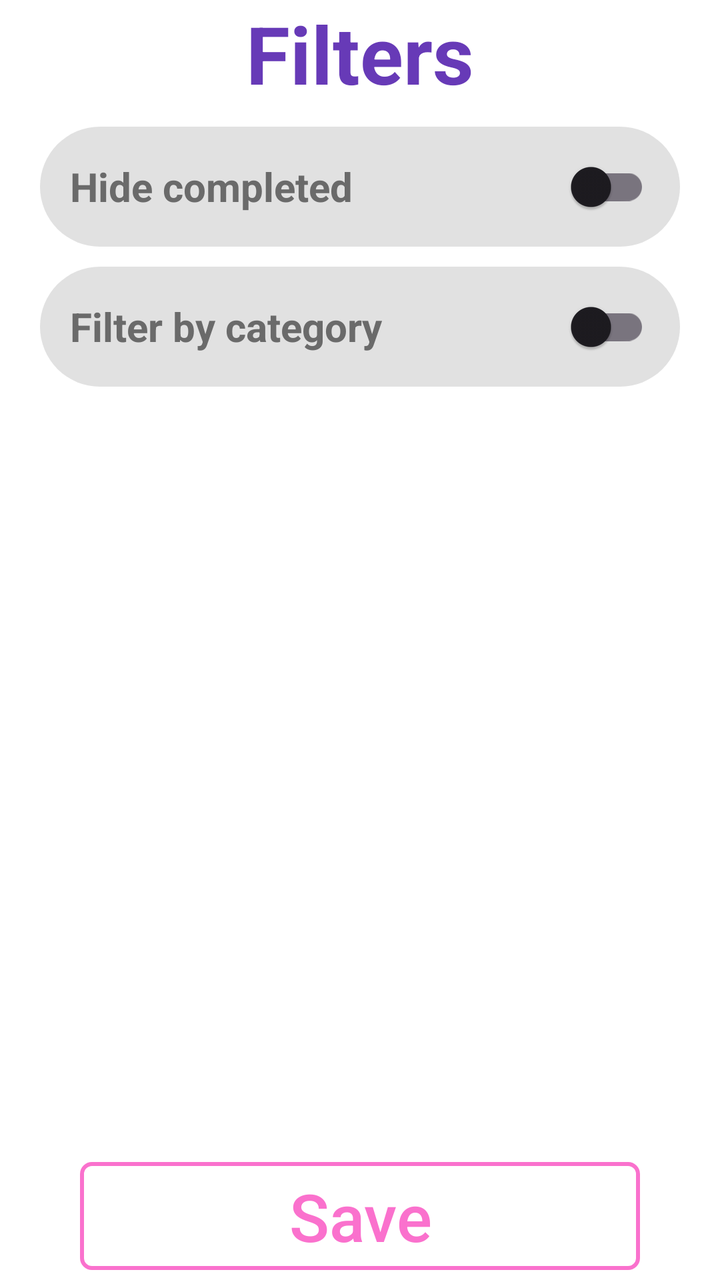
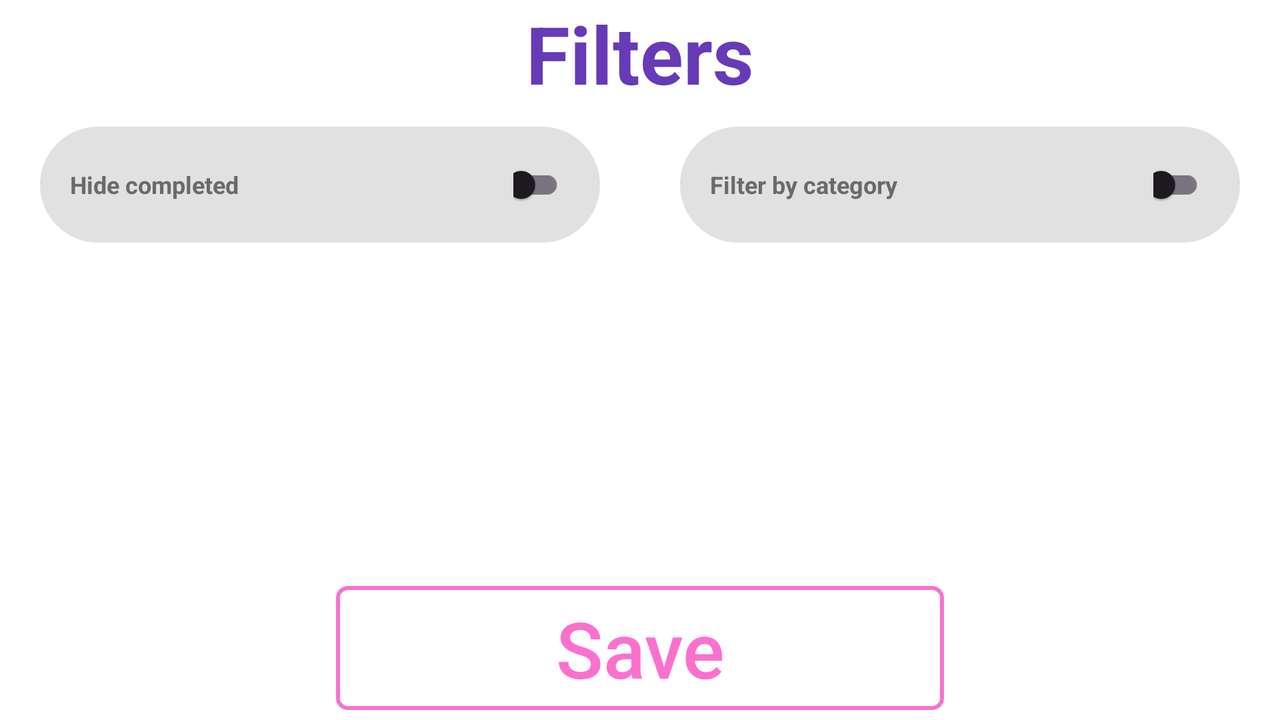

First picture: res/layout/ on a phone held upright. Second picture: the repository's own variant of that layout, on a device whose configuration matches the variant's folder. Source for both follows.
<!-- AndroidManifest.xml: application theme Theme.TasksList -->
<!-- res/layout/activity_filter_settings.xml -->
<androidx.constraintlayout.widget.ConstraintLayout xmlns:android="http://schemas.android.com/apk/res/android"
    xmlns:app="http://schemas.android.com/apk/res-auto"
    android:layout_width="match_parent"
    android:layout_height="match_parent"
    android:background="@color/white">

    <androidx.constraintlayout.widget.Guideline
        android:id="@+id/guideline_bottom"
        android:layout_width="wrap_content"
        android:layout_height="wrap_content"
        android:orientation="horizontal"
        android:outlineAmbientShadowColor="@color/white"
        android:outlineSpotShadowColor="@color/white"
        app:layout_constraintGuide_percent="0.90" />


    <TextView
        android:id="@+id/main_label_textview"
        android:layout_width="0dp"
        android:layout_height="wrap_content"
        android:gravity="center"
        android:maxLines="1"
        android:text="Filters"
        android:textColor="@color/purple"
        android:textSize="40sp"
        android:textStyle="bold"
        app:layout_constraintEnd_toEndOf="parent"
        app:layout_constraintStart_toStartOf="parent"
        app:layout_constraintTop_toTopOf="parent" />


    <LinearLayout
        android:id="@+id/hide_completed_linear_layout"
        style="@style/filter_linear_layout_style"
        android:orientation="horizontal"

        app:layout_constraintEnd_toEndOf="parent"
        app:layout_constraintStart_toStartOf="parent"
        app:layout_constraintTop_toBottomOf="@id/main_label_textview">

        <TextView
            android:id="@+id/hide_completed_textview"
            style="@style/filter_text_view_style"
            android:layout_width="0dp"
            android:layout_height="match_parent"
            android:text="Hide completed" />

        <androidx.appcompat.widget.SwitchCompat
            android:id="@+id/hide_completed_switch"
            style="@style/filter_switch_style"
            android:layout_width="0dp"
            android:layout_height="match_parent" />

    </LinearLayout>


    <LinearLayout
        android:id="@+id/filter_by_category_linear_layout"
        style="@style/filter_linear_layout_style"
        android:orientation="horizontal"
        app:layout_constraintEnd_toEndOf="parent"
        app:layout_constraintStart_toStartOf="parent"
        app:layout_constraintTop_toBottomOf="@id/hide_completed_linear_layout">

        <TextView
            android:id="@+id/filter_by_category_textview"
            style="@style/filter_text_view_style"
            android:layout_width="0dp"
            android:layout_height="match_parent"
            android:text="Filter by category" />

        <androidx.appcompat.widget.SwitchCompat
            android:id="@+id/filter_by_category_switch"
            style="@style/filter_switch_style"
            android:layout_width="0dp"
            android:layout_height="match_parent" />

    </LinearLayout>


    <Spinner
        android:id="@+id/filter_categories_spinner"
        android:layout_width="0dp"
        android:layout_height="wrap_content"
        android:layout_marginHorizontal="20dp"
        android:layout_marginTop="10dp"
        android:background="@drawable/bg_categories_filter_spinner"
        android:padding="5dp"
        android:popupBackground="@color/dropdown_background_color"

        app:layout_constraintEnd_toEndOf="parent"
        app:layout_constraintStart_toStartOf="parent"
        app:layout_constraintTop_toBottomOf="@id/filter_by_category_linear_layout" />


    <androidx.appcompat.widget.AppCompatButton
        android:id="@+id/filter_save_button"
        android:layout_width="0dp"
        android:layout_height="0dp"
        android:layout_marginHorizontal="40dp"
        android:layout_marginVertical="5dp"
        android:autoSizeTextType="uniform"
        android:background="@drawable/shape_button"
        android:maxLines="1"
        android:padding="5dp"
        android:text="Save"
        android:textAllCaps="false"
        android:textColor="@color/buttons_color"

        app:layout_constraintBottom_toBottomOf="parent"
        app:layout_constraintEnd_toEndOf="parent"
        app:layout_constraintStart_toStartOf="parent"
        app:layout_constraintTop_toBottomOf="@id/guideline_bottom"

        />

</androidx.constraintlayout.widget.ConstraintLayout>
<!-- resources referenced by this layout -->
<resources>
  <color name="buttons_color">#FA71CD</color>
  <color name="dropdown_background_color">#E1E1E1</color>
  <color name="purple">#673AB7</color>
  <color name="white">#FFFFFFFF</color>
  <!-- drawable bg_categories_filter_spinner (drawable) -->
  <?xml version="1.0" encoding="utf-8"?>
  <selector xmlns:android="http://schemas.android.com/apk/res/android">
  
      <item>
          <layer-list>
              <item>
                  <shape android:shape="rectangle">
                      <solid android:color="@color/dropdown_background_color" />
                      <padding android:left="12dp" android:right="12dp" />
                      <corners android:radius="50dp" />
                  </shape>
  
              </item>
  
              <item android:drawable="@drawable/ic_arrow_drop_down" android:gravity="end" android:tint="@color/darker_gray" />
  
          </layer-list>
  
      </item>
  </selector>
  <!-- drawable shape_button (drawable) -->
  <?xml version="1.0" encoding="utf-8"?>
  <selector xmlns:android="http://schemas.android.com/apk/res/android">
  
      <item android:state_pressed="true">
          <shape>
              <stroke
                  android:width="2dp"
                  android:color="@color/orange" />
              <corners android:radius="5dp" />
          </shape>
      </item>
  
      <item>
          <shape>
              <stroke
                  android:width="2dp"
                  android:color="@color/buttons_color" />
              <corners android:radius="5dp" />
          </shape>
      </item>
  
  </selector>
  <style name="filter_linear_layout_style">
          <item name="android:layout_width">0dp</item>
          <item name="android:layout_height">wrap_content</item>
          <item name="android:layout_marginTop">10dp</item>
          <item name="android:layout_marginHorizontal">20dp</item>
          <item name="android:background">@drawable/shape_filter_item</item>
          <item name="android:padding">5dp</item>
      </style>
  <style name="filter_switch_style">
          <item name="android:layout_weight">1</item>
          <item name="android:gravity">center</item>
          <item name="android:padding">10dp</item>
      </style>
  <style name="filter_text_view_style">
          <item name="android:layout_weight">5</item>
          <item name="android:gravity">center_vertical</item>
          <item name="android:padding">10dp</item>
          <item name="android:textColor">@color/darker_gray</item>
          <item name="android:textSize">@dimen/filters_switch_text_size</item>
          <item name="android:textStyle">bold</item>
      </style>
  <style name="Theme.TasksList" parent="Base.Theme.TasksList" />
  <color name="darker_gray">#6A6A6A</color>
  <color name="orange">#FF9800</color>
  <!-- drawable shape_filter_item (drawable) -->
  <shape xmlns:android="http://schemas.android.com/apk/res/android"
      android:shape="rectangle">
      <solid android:color="@color/dropdown_background_color" />
      <corners android:radius="50dp" />
  
      <stroke
          android:width="0dp"
          android:color="@android:color/transparent" />
  
  </shape>
  <dimen name="filters_switch_text_size">20sp</dimen>
  <style name="Base.Theme.TasksList" parent="Theme.Material3.DayNight.NoActionBar">
          
          
      </style>
</resources>
<!-- res/layout-land/activity_filter_settings.xml (the repository's variant of the layout above) -->
<!-- drawn on the phone turned sideways -->
<androidx.constraintlayout.widget.ConstraintLayout xmlns:android="http://schemas.android.com/apk/res/android"
    xmlns:app="http://schemas.android.com/apk/res-auto"
    android:layout_width="match_parent"
    android:layout_height="match_parent"
    android:background="@color/white">

    <androidx.constraintlayout.widget.Guideline
        android:id="@+id/guideline_bottom"
        android:layout_width="wrap_content"
        android:layout_height="wrap_content"
        android:orientation="horizontal"
        android:outlineAmbientShadowColor="@color/white"
        android:outlineSpotShadowColor="@color/white"
        app:layout_constraintGuide_percent="0.80" />


    <androidx.constraintlayout.widget.Guideline
        android:id="@+id/guideline_left"
        android:layout_width="wrap_content"
        android:layout_height="wrap_content"
        android:orientation="vertical"
        android:outlineAmbientShadowColor="@color/white"
        android:outlineSpotShadowColor="@color/white"
        app:layout_constraintGuide_percent="0.20" />


    <androidx.constraintlayout.widget.Guideline
        android:id="@+id/guideline_right"
        android:layout_width="wrap_content"
        android:layout_height="wrap_content"
        android:orientation="vertical"
        android:outlineAmbientShadowColor="@color/white"
        android:outlineSpotShadowColor="@color/white"
        app:layout_constraintGuide_percent="0.80" />


    <TextView
        android:id="@+id/main_label_textview"
        android:layout_width="0dp"
        android:layout_height="wrap_content"
        android:gravity="center"
        android:maxLines="1"
        android:text="Filters"
        android:textColor="@color/purple"
        android:textSize="40sp"
        android:textStyle="bold"
        app:layout_constraintEnd_toEndOf="parent"
        app:layout_constraintStart_toStartOf="parent"
        app:layout_constraintTop_toTopOf="parent" />


    <LinearLayout
        android:id="@+id/hide_completed_linear_layout"
        style="@style/filter_linear_layout_style"
        android:orientation="horizontal"

        app:layout_constraintEnd_toStartOf="@id/filter_by_category_linear_layout"
        app:layout_constraintStart_toStartOf="parent"
        app:layout_constraintTop_toBottomOf="@id/main_label_textview">

        <TextView
            android:id="@+id/hide_completed_textview"
            style="@style/filter_text_view_style"
            android:layout_width="0dp"
            android:layout_height="match_parent"
            android:text="Hide completed" />

        <androidx.appcompat.widget.SwitchCompat
            android:id="@+id/hide_completed_switch"
            style="@style/filter_switch_style"
            android:scaleX="0.7"
            android:scaleY="0.7"
            android:layout_width="0dp"
            android:layout_height="match_parent" />

    </LinearLayout>


    <LinearLayout
        android:id="@+id/filter_by_category_linear_layout"
        style="@style/filter_linear_layout_style"
        android:orientation="horizontal"

        app:layout_constraintStart_toEndOf="@id/hide_completed_linear_layout"
        app:layout_constraintEnd_toEndOf="parent"
        app:layout_constraintTop_toBottomOf="@id/main_label_textview"
        >

        <TextView
            android:id="@+id/filter_by_category_textview"
            style="@style/filter_text_view_style"
            android:layout_width="0dp"
            android:layout_height="match_parent"
            android:text="Filter by category" />

        <androidx.appcompat.widget.SwitchCompat
            android:id="@+id/filter_by_category_switch"
            style="@style/filter_switch_style"
            android:scaleX="0.7"
            android:scaleY="0.7"
            android:layout_width="0dp"
            android:layout_height="match_parent" />

    </LinearLayout>


    <Spinner
        android:id="@+id/filter_categories_spinner"
        android:layout_width="0dp"
        android:layout_height="wrap_content"
        android:layout_marginHorizontal="20dp"
        android:layout_marginTop="10dp"
        android:background="@drawable/bg_categories_filter_spinner"
        android:padding="5dp"
        android:popupBackground="@color/dropdown_background_color"

        app:layout_constraintEnd_toEndOf="@id/guideline_right"
        app:layout_constraintStart_toStartOf="@id/guideline_left"
        app:layout_constraintTop_toBottomOf="@id/filter_by_category_linear_layout" />


    <androidx.appcompat.widget.AppCompatButton
        android:id="@+id/filter_save_button"
        android:layout_width="0dp"
        android:layout_height="0dp"
        android:layout_marginHorizontal="40dp"
        android:layout_marginVertical="5dp"
        android:autoSizeTextType="uniform"
        android:background="@drawable/shape_button"
        android:maxLines="1"
        android:padding="5dp"
        android:text="Save"
        android:textAllCaps="false"
        android:textColor="@color/buttons_color"

        app:layout_constraintBottom_toBottomOf="parent"
        app:layout_constraintEnd_toEndOf="@id/guideline_right"
        app:layout_constraintStart_toStartOf="@id/guideline_left"
        app:layout_constraintTop_toBottomOf="@id/guideline_bottom"

        />

</androidx.constraintlayout.widget.ConstraintLayout>
<!-- resources referenced by the variant -->
<!-- as the phone turned sideways resolves them -->
<resources>
  <color name="buttons_color">#FA71CD</color>
  <color name="dropdown_background_color">#E1E1E1</color>
  <color name="purple">#673AB7</color>
  <color name="white">#FFFFFFFF</color>
  <!-- drawable bg_categories_filter_spinner (drawable) -->
  <?xml version="1.0" encoding="utf-8"?>
  <selector xmlns:android="http://schemas.android.com/apk/res/android">
  
      <item>
          <layer-list>
              <item>
                  <shape android:shape="rectangle">
                      <solid android:color="@color/dropdown_background_color" />
                      <padding android:left="12dp" android:right="12dp" />
                      <corners android:radius="50dp" />
                  </shape>
  
              </item>
  
              <item android:drawable="@drawable/ic_arrow_drop_down" android:gravity="end" android:tint="@color/darker_gray" />
  
          </layer-list>
  
      </item>
  </selector>
  <!-- drawable shape_button (drawable) -->
  <?xml version="1.0" encoding="utf-8"?>
  <selector xmlns:android="http://schemas.android.com/apk/res/android">
  
      <item android:state_pressed="true">
          <shape>
              <stroke
                  android:width="2dp"
                  android:color="@color/orange" />
              <corners android:radius="5dp" />
          </shape>
      </item>
  
      <item>
          <shape>
              <stroke
                  android:width="2dp"
                  android:color="@color/buttons_color" />
              <corners android:radius="5dp" />
          </shape>
      </item>
  
  </selector>
  <style name="filter_linear_layout_style">
          <item name="android:layout_width">0dp</item>
          <item name="android:layout_height">wrap_content</item>
          <item name="android:layout_marginTop">10dp</item>
          <item name="android:layout_marginHorizontal">20dp</item>
          <item name="android:background">@drawable/shape_filter_item</item>
          <item name="android:padding">5dp</item>
      </style>
  <style name="filter_switch_style">
          <item name="android:layout_weight">1</item>
          <item name="android:gravity">center</item>
          <item name="android:padding">10dp</item>
      </style>
  <style name="filter_text_view_style">
          <item name="android:layout_weight">5</item>
          <item name="android:gravity">center_vertical</item>
          <item name="android:padding">10dp</item>
          <item name="android:textColor">@color/darker_gray</item>
          <item name="android:textSize">@dimen/filters_switch_text_size</item>
          <item name="android:textStyle">bold</item>
      </style>
  <style name="Theme.TasksList" parent="Base.Theme.TasksList" />
  <color name="darker_gray">#6A6A6A</color>
  <color name="orange">#FF9800</color>
  <!-- drawable shape_filter_item (drawable) -->
  <shape xmlns:android="http://schemas.android.com/apk/res/android"
      android:shape="rectangle">
      <solid android:color="@color/dropdown_background_color" />
      <corners android:radius="50dp" />
  
      <stroke
          android:width="0dp"
          android:color="@android:color/transparent" />
  
  </shape>
  <!-- from res/values-land/ -->
  <dimen name="filters_switch_text_size">12sp</dimen>
  <style name="Base.Theme.TasksList" parent="Theme.Material3.DayNight.NoActionBar">
          
          
      </style>
</resources>
